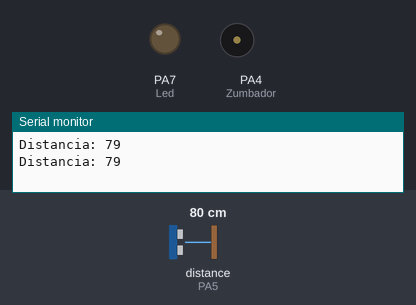
The sketch below on a simulated STM32 Blue Pill. On the bench: output pins drawn as LEDs (lit = HIGH), buzzer (waves = sounding, pin HIGH), the last lines printed to the serial monitor. Wiring (inferred from the names in the program): ultrasonic range finder: trigger PA6; echo PA5. The inputs (shaded band) are chosen by the test bench; at power-on: distance to the obstacle (sensor on PA5) 80 cm. The echo pulse lasts 58.3 µs per cm; pins used as bus, display or sensor lines are not drawn.

Above: at 2.0 s.
2.1 s: distance to the obstacle (sensor on PA5) set to 2 cm
At 2.9 s:
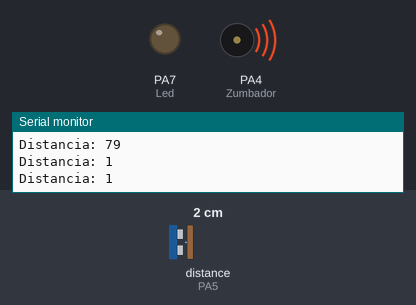
5.8 s: distance to the obstacle (sensor on PA5) set to 60 cm
At 6.17 s:
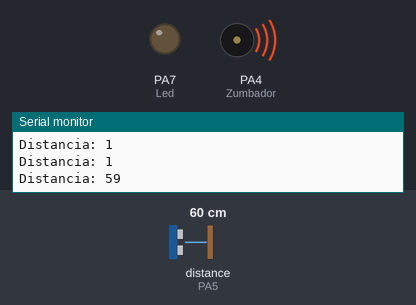
Timing chart, 0 to 15.3 s (numbered marks = the images above; inputs shaded):
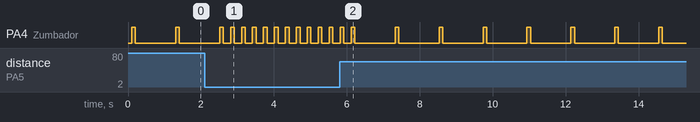

The sketch:

Sensor_Reversa.ino
```cpp
const int Zumbador = PA4; // Zumbador
const int Trigger = PA6;   //Pin digital PA6 para el Trigger del sensor
const int Echo = PA5;   //Pin digital PA5 para el Echo del sensor
long t; //timepo que demora en llegar el eco
long d;
const int Led = PA7;


void setup() {

  Serial.begin(9600);//iniciailzamos la comunicación
  pinMode(Trigger, OUTPUT); //pin como salida
  pinMode(Echo, INPUT);  //pin como entrada
  digitalWrite(Trigger, LOW);//Inicializamos el pin con 0
  pinMode(Zumbador, OUTPUT);
  pinMode (Led, OUTPUT);


}

void loop() {

  digitalWrite(Led,LOW);
  distancia();


  if(d>=100 && d<200){

    sonar1();


  }else if(d>=50 && d <100){


    sonar2();

  }else if(d>=20 && d<50){

    sonar3();


  }else if(d>=10 && d <20){

    sonar4();


  }else if(d<10){


    sonar5();

  }


}

void distancia(){

  digitalWrite(Trigger, HIGH);
  delayMicroseconds(10);
  digitalWrite(Trigger, LOW);

  t = pulseIn(Echo, HIGH);
  d = t/59;

  Serial.print("Distancia: ");
  Serial.println(d);
  Serial.println();
  delay(100);


}

void sonar1()
{

  digitalWrite(Zumbador, HIGH);
  delay(100);
  digitalWrite(Zumbador, LOW);
  delay(2000);

}

void sonar2()
{

  digitalWrite(Zumbador, HIGH);
  delay(100);
  digitalWrite(Zumbador, LOW);
  delay(1000);

}

void sonar3()
{

  digitalWrite(Zumbador, HIGH);
  delay(100);
  digitalWrite(Zumbador, LOW);
  delay(500);

}

void sonar4()
{

  digitalWrite(Zumbador, HIGH);
  delay(100);
  digitalWrite(Zumbador, LOW);
  delay(250);

}

void sonar5()
{

  digitalWrite(Zumbador, HIGH);
  delay(100);
  digitalWrite(Zumbador, LOW);
  delay(100);

}
```

Measured:
- after the input at 2.1 s, PA4 (Zumbador): alternates HIGH for 0.10 s and LOW for 0.20 s, starting after 0.71 s
- by itself, PA4 (Zumbador): alternates HIGH for 0.10 s and LOW for 1.1 s
